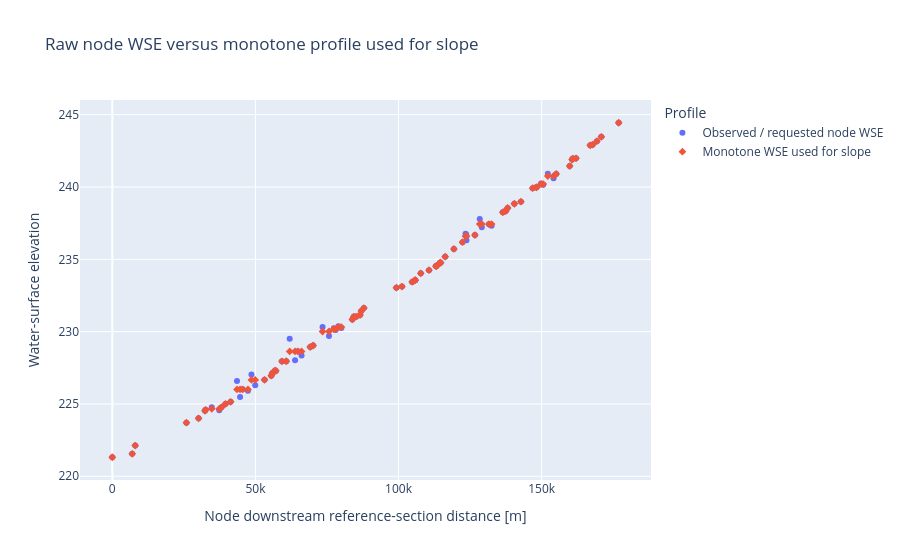

The code cell stored with this chart in its notebook:
### Code cell
fig = plot_raw_vs_monotone_profile(
    node_df,
    example_id=PROFILE_FOCUS_EXAMPLE_ID,
    state_id=PROFILE_FOCUS_STATE_ID,
)
fig.show()
